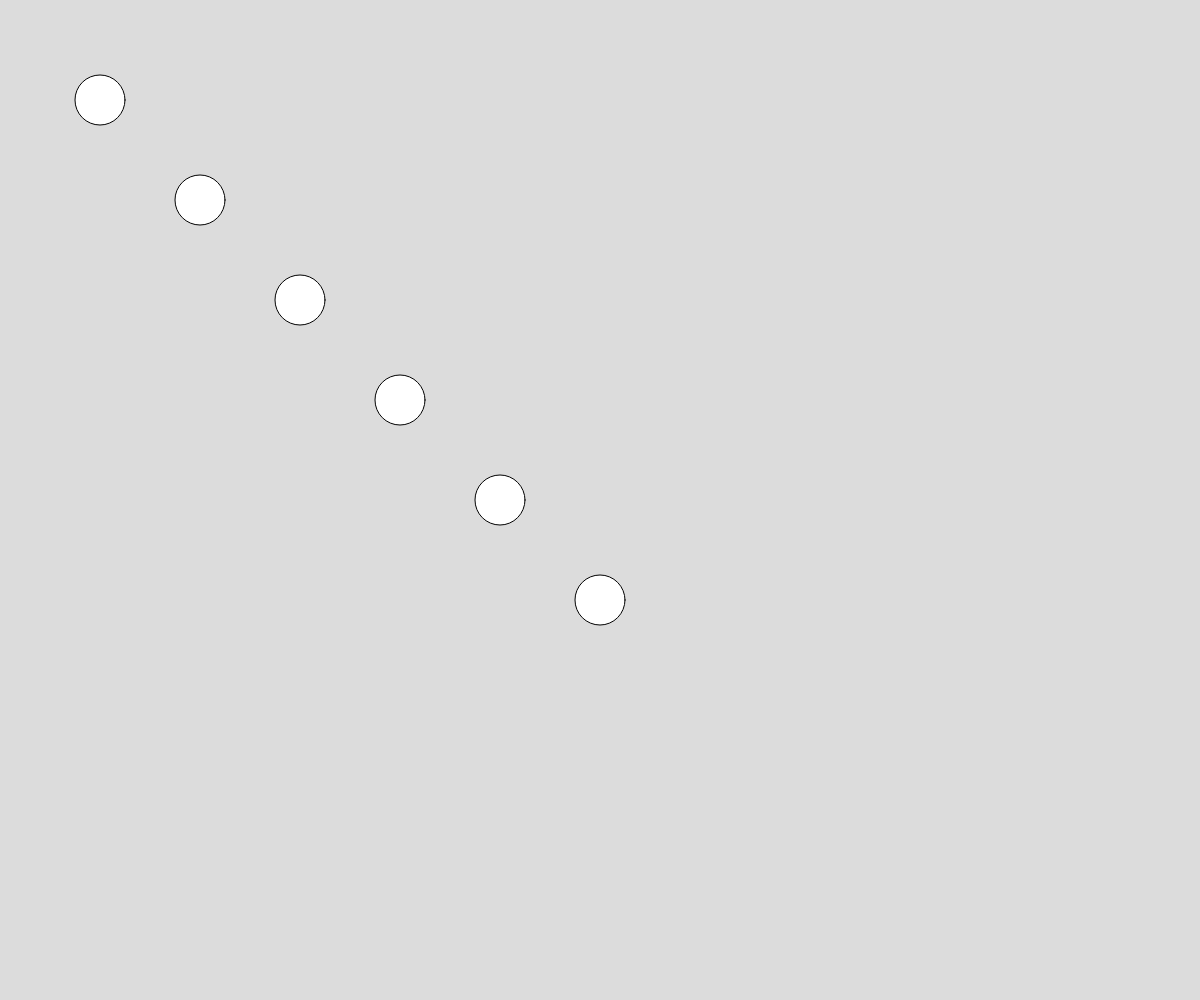
Frame 1 (no input)
Frame 60 (no input): identical to frame 1, image omitted
Frame 120 (the mouse pressed at the canvas centre since frame 60): identical to frame 1, image omitted

The p5.js sketch that drew this single still picture (run headless with seeded random() and noise() and a simulated clock; from frame 60 on, the mouse is pressed at the canvas centre):

// p5.js sketch
// ── sketch.js
function setup() {
  createCanvas(windowWidth, windowHeight);
}

function draw() {
  background(220);

  translate(100, 100); // Moves canvas origin to (100, 100)
  ellipse(0, 0, 50); // Moves elipse to top-left corner

  push(); // Isolates the following transformations
    translate(100, 100); 
    ellipse(0, 0, 50); 
    translate(100, 100); 
    ellipse(0, 0, 50); 
    translate(100, 100); 
    ellipse(0, 0, 50); 
    translate(100, 100); 
    ellipse(0, 0, 50); 
    translate(100, 100); 
    ellipse(0, 0, 50); 
  pop();// Restores the previous transformation state

}

function mousePressed() {
}
